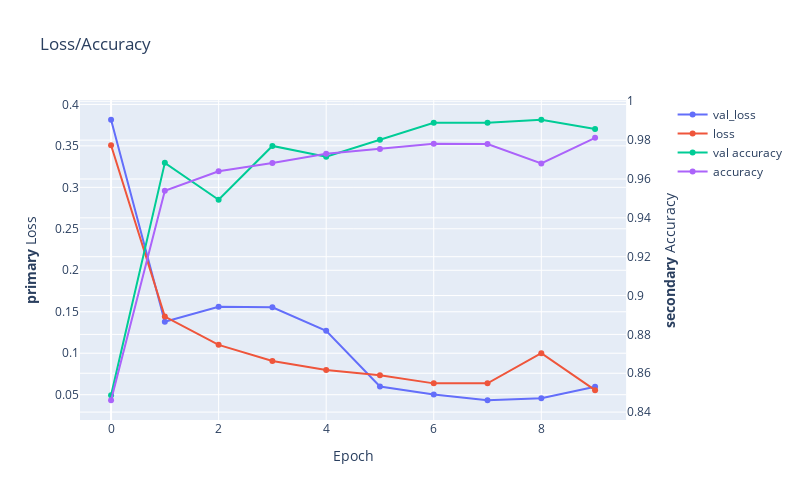

Notebook code for this chart:
### Code cell
import plotly.graph_objects as go
from plotly.subplots import make_subplots

# Create figure with secondary y-axis
fig = make_subplots(specs=[[{"secondary_y": True}]])

# Add traces
fig.add_trace(
    go.Scatter( y=model.history.history['val_loss'], name="val_loss"),
    secondary_y=False,
)

fig.add_trace(
    go.Scatter( y=model.history.history['loss'], name="loss"),
    secondary_y=False,
)

fig.add_trace(
    go.Scatter( y=model.history.history['val_accuracy'], name="val accuracy"),
    secondary_y=True,
)

fig.add_trace(
    go.Scatter( y=model.history.history['accuracy'], name="accuracy"),
    secondary_y=True,
)

# Add figure title
fig.update_layout(
    title_text="Loss/Accuracy "
)

# Set x-axis title
fig.update_xaxes(title_text="Epoch")

# Set y-axes titles
fig.update_yaxes(title_text="<b>primary</b> Loss", secondary_y=False)
fig.update_yaxes(title_text="<b>secondary</b> Accuracy", secondary_y=True)

fig.update_layout(
    autosize=False,
    width=800, 
    height=500, 
    )
fig.write_image(f'{file_path}/model_big_plot.png')
fig.show()

### Figure 1 — Plotly figure (JSON) as saved in the notebook; plotly's stock layout.template omitted (floating-point values rounded to 4 significant figures)
{"data": [{"name": "val_loss", "type": "scatter", "xaxis": "x", "y": [0.3815, 0.1379, 0.1561, 0.1553, 0.127, 0.05984, 0.05011, 0.04331, 0.04569, 0.05968], "yaxis": "y"}, {"name": "loss", "type": "scatter", "xaxis": "x", "y": [0.3508, 0.1442, 0.1101, 0.09055, 0.07974, 0.07337, 0.06366, 0.06374, 0.09998, 0.05548], "yaxis": "y"}, {"name": "val accuracy", "type": "scatter", "xaxis": "x", "y": [0.8487, 0.9683, 0.9493, 0.977, 0.9715, 0.9802, 0.9889, 0.9889, 0.9905, 0.9857], "yaxis": "y2"}, {"name": "accuracy", "type": "scatter", "xaxis": "x", "y": [0.8461, 0.9539, 0.964, 0.9682, 0.973, 0.9754, 0.9781, 0.978, 0.968, 0.9812], "yaxis": "y2"}], "layout": {"autosize": false, "height": 500, "title": {"text": "Loss/Accuracy "}, "width": 800, "xaxis": {"anchor": "y", "domain": [0, 0.94], "title": {"text": "Epoch"}}, "yaxis": {"anchor": "x", "domain": [0, 1], "title": {"text": "<b>primary</b> Loss"}}, "yaxis2": {"anchor": "x", "overlaying": "y", "side": "right", "title": {"text": "<b>secondary</b> Accuracy"}}}}
